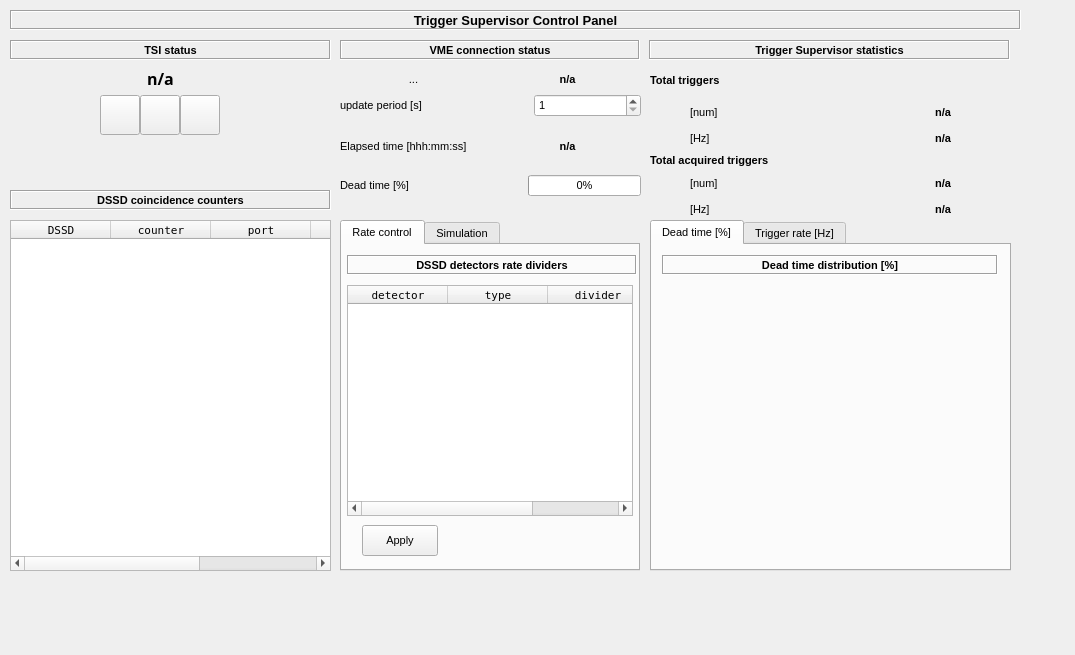
<?xml version="1.0" encoding="UTF-8"?>
<ui version="4.0">
 <class>tsicpForm</class>
 <widget class="QWidget" name="tsicpForm">
  <property name="geometry">
   <rect>
    <x>0</x>
    <y>0</y>
    <width>1075</width>
    <height>655</height>
   </rect>
  </property>
  <property name="focusPolicy">
   <enum>Qt::TabFocus</enum>
  </property>
  <property name="windowTitle">
   <string>Form</string>
  </property>
  <widget class="QLabel" name="title">
   <property name="geometry">
    <rect>
     <x>10</x>
     <y>10</y>
     <width>1011</width>
     <height>20</height>
    </rect>
   </property>
   <property name="font">
    <font>
     <pointsize>10</pointsize>
     <weight>75</weight>
     <bold>true</bold>
     <underline>false</underline>
     <strikeout>false</strikeout>
    </font>
   </property>
   <property name="frameShape">
    <enum>QFrame::Box</enum>
   </property>
   <property name="frameShadow">
    <enum>QFrame::Sunken</enum>
   </property>
   <property name="text">
    <string>Trigger Supervisor Control Panel</string>
   </property>
   <property name="textFormat">
    <enum>Qt::AutoText</enum>
   </property>
   <property name="scaledContents">
    <bool>false</bool>
   </property>
   <property name="alignment">
    <set>Qt::AlignCenter</set>
   </property>
   <property name="textInteractionFlags">
    <set>Qt::NoTextInteraction</set>
   </property>
  </widget>
  <widget class="QLabel" name="l1">
   <property name="geometry">
    <rect>
     <x>10</x>
     <y>40</y>
     <width>321</width>
     <height>20</height>
    </rect>
   </property>
   <property name="font">
    <font>
     <pointsize>8</pointsize>
     <weight>75</weight>
     <bold>true</bold>
     <underline>false</underline>
     <strikeout>false</strikeout>
    </font>
   </property>
   <property name="frameShape">
    <enum>QFrame::Box</enum>
   </property>
   <property name="frameShadow">
    <enum>QFrame::Sunken</enum>
   </property>
   <property name="text">
    <string>TSI status</string>
   </property>
   <property name="textFormat">
    <enum>Qt::AutoText</enum>
   </property>
   <property name="scaledContents">
    <bool>false</bool>
   </property>
   <property name="alignment">
    <set>Qt::AlignCenter</set>
   </property>
   <property name="textInteractionFlags">
    <set>Qt::NoTextInteraction</set>
   </property>
  </widget>
  <widget class="QToolButton" name="runButton">
   <property name="geometry">
    <rect>
     <x>140</x>
     <y>95</y>
     <width>40</width>
     <height>40</height>
    </rect>
   </property>
   <property name="focusPolicy">
    <enum>Qt::NoFocus</enum>
   </property>
   <property name="statusTip">
    <string/>
   </property>
   <property name="text">
    <string/>
   </property>
   <property name="icon">
    <iconset resource="icons.qrc">
     <normaloff>:/icon/icons/arrow-right.png</normaloff>:/icon/icons/arrow-right.png</iconset>
   </property>
   <property name="checkable">
    <bool>false</bool>
   </property>
  </widget>
  <widget class="QToolButton" name="stopButton">
   <property name="geometry">
    <rect>
     <x>100</x>
     <y>95</y>
     <width>40</width>
     <height>40</height>
    </rect>
   </property>
   <property name="statusTip">
    <string/>
   </property>
   <property name="text">
    <string/>
   </property>
   <property name="icon">
    <iconset resource="icons.qrc">
     <normaloff>:/icon/icons/stop.png</normaloff>:/icon/icons/stop.png</iconset>
   </property>
   <property name="checkable">
    <bool>false</bool>
   </property>
  </widget>
  <widget class="QToolButton" name="resetButton">
   <property name="geometry">
    <rect>
     <x>180</x>
     <y>95</y>
     <width>40</width>
     <height>40</height>
    </rect>
   </property>
   <property name="statusTip">
    <string/>
   </property>
   <property name="text">
    <string/>
   </property>
   <property name="icon">
    <iconset resource="icons.qrc">
     <normaloff>:/icon/icons/reset.png</normaloff>:/icon/icons/reset.png</iconset>
   </property>
   <property name="checkable">
    <bool>false</bool>
   </property>
  </widget>
  <widget class="QLabel" name="l2">
   <property name="geometry">
    <rect>
     <x>340</x>
     <y>40</y>
     <width>300</width>
     <height>20</height>
    </rect>
   </property>
   <property name="font">
    <font>
     <pointsize>8</pointsize>
     <weight>75</weight>
     <bold>true</bold>
     <underline>false</underline>
     <strikeout>false</strikeout>
    </font>
   </property>
   <property name="frameShape">
    <enum>QFrame::Box</enum>
   </property>
   <property name="frameShadow">
    <enum>QFrame::Sunken</enum>
   </property>
   <property name="text">
    <string>VME connection status</string>
   </property>
   <property name="textFormat">
    <enum>Qt::AutoText</enum>
   </property>
   <property name="scaledContents">
    <bool>false</bool>
   </property>
   <property name="alignment">
    <set>Qt::AlignCenter</set>
   </property>
   <property name="textInteractionFlags">
    <set>Qt::NoTextInteraction</set>
   </property>
  </widget>
  <widget class="QLabel" name="l4">
   <property name="geometry">
    <rect>
     <x>649</x>
     <y>40</y>
     <width>361</width>
     <height>20</height>
    </rect>
   </property>
   <property name="font">
    <font>
     <pointsize>8</pointsize>
     <weight>75</weight>
     <bold>true</bold>
     <underline>false</underline>
     <strikeout>false</strikeout>
    </font>
   </property>
   <property name="frameShape">
    <enum>QFrame::Box</enum>
   </property>
   <property name="frameShadow">
    <enum>QFrame::Sunken</enum>
   </property>
   <property name="text">
    <string>Trigger Supervisor statistics</string>
   </property>
   <property name="textFormat">
    <enum>Qt::AutoText</enum>
   </property>
   <property name="scaledContents">
    <bool>false</bool>
   </property>
   <property name="alignment">
    <set>Qt::AlignCenter</set>
   </property>
   <property name="textInteractionFlags">
    <set>Qt::NoTextInteraction</set>
   </property>
  </widget>
  <widget class="QLabel" name="tsistatusLabel">
   <property name="geometry">
    <rect>
     <x>55</x>
     <y>70</y>
     <width>211</width>
     <height>16</height>
    </rect>
   </property>
   <property name="font">
    <font>
     <family>Sans Serif</family>
     <pointsize>12</pointsize>
     <weight>75</weight>
     <bold>true</bold>
    </font>
   </property>
   <property name="text">
    <string>n/a</string>
   </property>
   <property name="alignment">
    <set>Qt::AlignCenter</set>
   </property>
  </widget>
  <widget class="QWidget" name="layoutWidget">
   <property name="geometry">
    <rect>
     <x>650</x>
     <y>65</y>
     <width>301</width>
     <height>154</height>
    </rect>
   </property>
   <layout class="QVBoxLayout" name="vl1">
    <item>
     <layout class="QVBoxLayout" name="verticalLayout_4">
      <item>
       <widget class="QLabel" name="label_5">
        <property name="font">
         <font>
          <pointsize>8</pointsize>
          <weight>75</weight>
          <bold>true</bold>
         </font>
        </property>
        <property name="text">
         <string>Total triggers</string>
        </property>
       </widget>
      </item>
      <item>
       <layout class="QVBoxLayout" name="verticalLayout_3">
        <item>
         <layout class="QHBoxLayout" name="horizontalLayout_5">
          <item>
           <spacer name="horizontalSpacer_6">
            <property name="orientation">
             <enum>Qt::Horizontal</enum>
            </property>
            <property name="sizeType">
             <enum>QSizePolicy::Minimum</enum>
            </property>
            <property name="sizeHint" stdset="0">
             <size>
              <width>40</width>
              <height>20</height>
             </size>
            </property>
           </spacer>
          </item>
          <item>
           <widget class="QLabel" name="label_3">
            <property name="font">
             <font>
              <pointsize>8</pointsize>
             </font>
            </property>
            <property name="text">
             <string>[num]</string>
            </property>
           </widget>
          </item>
          <item>
           <spacer name="hs2">
            <property name="orientation">
             <enum>Qt::Horizontal</enum>
            </property>
            <property name="sizeHint" stdset="0">
             <size>
              <width>40</width>
              <height>20</height>
             </size>
            </property>
           </spacer>
          </item>
          <item>
           <widget class="QLabel" name="trigtot">
            <property name="font">
             <font>
              <pointsize>8</pointsize>
              <weight>75</weight>
              <bold>true</bold>
             </font>
            </property>
            <property name="text">
             <string>n/a</string>
            </property>
            <property name="alignment">
             <set>Qt::AlignRight|Qt::AlignTrailing|Qt::AlignVCenter</set>
            </property>
           </widget>
          </item>
         </layout>
        </item>
        <item>
         <layout class="QHBoxLayout" name="horizontalLayout_6">
          <item>
           <spacer name="horizontalSpacer_7">
            <property name="orientation">
             <enum>Qt::Horizontal</enum>
            </property>
            <property name="sizeType">
             <enum>QSizePolicy::Minimum</enum>
            </property>
            <property name="sizeHint" stdset="0">
             <size>
              <width>40</width>
              <height>20</height>
             </size>
            </property>
           </spacer>
          </item>
          <item>
           <widget class="QLabel" name="label_4">
            <property name="font">
             <font>
              <pointsize>8</pointsize>
             </font>
            </property>
            <property name="text">
             <string>[Hz]</string>
            </property>
           </widget>
          </item>
          <item>
           <spacer name="horizontalSpacer_8">
            <property name="orientation">
             <enum>Qt::Horizontal</enum>
            </property>
            <property name="sizeHint" stdset="0">
             <size>
              <width>40</width>
              <height>20</height>
             </size>
            </property>
           </spacer>
          </item>
          <item>
           <widget class="QLabel" name="trigfreq">
            <property name="font">
             <font>
              <pointsize>8</pointsize>
              <weight>75</weight>
              <bold>true</bold>
             </font>
            </property>
            <property name="text">
             <string>n/a</string>
            </property>
            <property name="alignment">
             <set>Qt::AlignRight|Qt::AlignTrailing|Qt::AlignVCenter</set>
            </property>
           </widget>
          </item>
         </layout>
        </item>
       </layout>
      </item>
      <item>
       <layout class="QVBoxLayout" name="verticalLayout_5">
        <item>
         <widget class="QLabel" name="label_6">
          <property name="font">
           <font>
            <pointsize>8</pointsize>
            <weight>75</weight>
            <bold>true</bold>
           </font>
          </property>
          <property name="text">
           <string>Total acquired triggers</string>
          </property>
         </widget>
        </item>
        <item>
         <layout class="QVBoxLayout" name="verticalLayout_2">
          <item>
           <layout class="QHBoxLayout" name="horizontalLayout_3">
            <item>
             <spacer name="horizontalSpacer_2">
              <property name="orientation">
               <enum>Qt::Horizontal</enum>
              </property>
              <property name="sizeType">
               <enum>QSizePolicy::Minimum</enum>
              </property>
              <property name="sizeHint" stdset="0">
               <size>
                <width>40</width>
                <height>20</height>
               </size>
              </property>
             </spacer>
            </item>
            <item>
             <widget class="QLabel" name="label">
              <property name="font">
               <font>
                <pointsize>8</pointsize>
               </font>
              </property>
              <property name="text">
               <string>[num]</string>
              </property>
             </widget>
            </item>
            <item>
             <spacer name="horizontalSpacer_3">
              <property name="orientation">
               <enum>Qt::Horizontal</enum>
              </property>
              <property name="sizeHint" stdset="0">
               <size>
                <width>40</width>
                <height>20</height>
               </size>
              </property>
             </spacer>
            </item>
            <item>
             <widget class="QLabel" name="trigacqtot">
              <property name="font">
               <font>
                <pointsize>8</pointsize>
                <weight>75</weight>
                <bold>true</bold>
               </font>
              </property>
              <property name="text">
               <string>n/a</string>
              </property>
              <property name="alignment">
               <set>Qt::AlignRight|Qt::AlignTrailing|Qt::AlignVCenter</set>
              </property>
             </widget>
            </item>
           </layout>
          </item>
          <item>
           <layout class="QHBoxLayout" name="horizontalLayout_4">
            <item>
             <spacer name="horizontalSpacer_4">
              <property name="orientation">
               <enum>Qt::Horizontal</enum>
              </property>
              <property name="sizeType">
               <enum>QSizePolicy::Minimum</enum>
              </property>
              <property name="sizeHint" stdset="0">
               <size>
                <width>40</width>
                <height>20</height>
               </size>
              </property>
             </spacer>
            </item>
            <item>
             <widget class="QLabel" name="label_2">
              <property name="font">
               <font>
                <pointsize>8</pointsize>
               </font>
              </property>
              <property name="text">
               <string>[Hz]</string>
              </property>
             </widget>
            </item>
            <item>
             <spacer name="horizontalSpacer_5">
              <property name="orientation">
               <enum>Qt::Horizontal</enum>
              </property>
              <property name="sizeHint" stdset="0">
               <size>
                <width>40</width>
                <height>20</height>
               </size>
              </property>
             </spacer>
            </item>
            <item>
             <widget class="QLabel" name="trigacqfreq">
              <property name="font">
               <font>
                <pointsize>8</pointsize>
                <weight>75</weight>
                <bold>true</bold>
               </font>
              </property>
              <property name="text">
               <string>n/a</string>
              </property>
              <property name="alignment">
               <set>Qt::AlignRight|Qt::AlignTrailing|Qt::AlignVCenter</set>
              </property>
             </widget>
            </item>
           </layout>
          </item>
         </layout>
        </item>
       </layout>
      </item>
     </layout>
    </item>
   </layout>
  </widget>
  <widget class="QTableWidget" name="coincTable">
   <property name="geometry">
    <rect>
     <x>10</x>
     <y>220</y>
     <width>321</width>
     <height>351</height>
    </rect>
   </property>
   <property name="font">
    <font>
     <family>Andale Mono</family>
     <pointsize>8</pointsize>
    </font>
   </property>
   <property name="selectionMode">
    <enum>QAbstractItemView::NoSelection</enum>
   </property>
   <property name="cornerButtonEnabled">
    <bool>false</bool>
   </property>
   <attribute name="verticalHeaderVisible">
    <bool>false</bool>
   </attribute>
   <attribute name="verticalHeaderHighlightSections">
    <bool>false</bool>
   </attribute>
   <attribute name="verticalHeaderVisible">
    <bool>false</bool>
   </attribute>
   <attribute name="verticalHeaderHighlightSections">
    <bool>false</bool>
   </attribute>
   <column>
    <property name="text">
     <string>DSSD</string>
    </property>
   </column>
   <column>
    <property name="text">
     <string>counter</string>
    </property>
   </column>
   <column>
    <property name="text">
     <string>port</string>
    </property>
   </column>
   <column>
    <property name="text">
     <string>lines</string>
    </property>
   </column>
   <column>
    <property name="text">
     <string>div</string>
    </property>
   </column>
  </widget>
  <widget class="QLabel" name="l10">
   <property name="geometry">
    <rect>
     <x>10</x>
     <y>190</y>
     <width>321</width>
     <height>20</height>
    </rect>
   </property>
   <property name="font">
    <font>
     <pointsize>8</pointsize>
     <weight>75</weight>
     <bold>true</bold>
     <underline>false</underline>
     <strikeout>false</strikeout>
    </font>
   </property>
   <property name="frameShape">
    <enum>QFrame::Box</enum>
   </property>
   <property name="frameShadow">
    <enum>QFrame::Sunken</enum>
   </property>
   <property name="text">
    <string>DSSD coincidence counters</string>
   </property>
   <property name="textFormat">
    <enum>Qt::AutoText</enum>
   </property>
   <property name="scaledContents">
    <bool>false</bool>
   </property>
   <property name="alignment">
    <set>Qt::AlignCenter</set>
   </property>
   <property name="textInteractionFlags">
    <set>Qt::NoTextInteraction</set>
   </property>
  </widget>
  <widget class="QTabWidget" name="tabSet">
   <property name="geometry">
    <rect>
     <x>340</x>
     <y>220</y>
     <width>300</width>
     <height>351</height>
    </rect>
   </property>
   <property name="font">
    <font>
     <pointsize>8</pointsize>
    </font>
   </property>
   <property name="currentIndex">
    <number>0</number>
   </property>
   <widget class="QWidget" name="divTab">
    <attribute name="title">
     <string>Rate control</string>
    </attribute>
    <widget class="QLabel" name="l12">
     <property name="geometry">
      <rect>
       <x>5</x>
       <y>10</y>
       <width>290</width>
       <height>20</height>
      </rect>
     </property>
     <property name="font">
      <font>
       <pointsize>8</pointsize>
       <weight>75</weight>
       <bold>true</bold>
       <underline>false</underline>
       <strikeout>false</strikeout>
      </font>
     </property>
     <property name="frameShape">
      <enum>QFrame::Box</enum>
     </property>
     <property name="frameShadow">
      <enum>QFrame::Sunken</enum>
     </property>
     <property name="text">
      <string>DSSD detectors rate dividers</string>
     </property>
     <property name="textFormat">
      <enum>Qt::AutoText</enum>
     </property>
     <property name="scaledContents">
      <bool>false</bool>
     </property>
     <property name="alignment">
      <set>Qt::AlignCenter</set>
     </property>
     <property name="textInteractionFlags">
      <set>Qt::NoTextInteraction</set>
     </property>
    </widget>
    <widget class="QTableWidget" name="divTable">
     <property name="geometry">
      <rect>
       <x>5</x>
       <y>40</y>
       <width>286</width>
       <height>231</height>
      </rect>
     </property>
     <property name="font">
      <font>
       <family>Andale Mono</family>
       <pointsize>8</pointsize>
      </font>
     </property>
     <property name="selectionMode">
      <enum>QAbstractItemView::NoSelection</enum>
     </property>
     <property name="cornerButtonEnabled">
      <bool>false</bool>
     </property>
     <attribute name="verticalHeaderVisible">
      <bool>false</bool>
     </attribute>
     <attribute name="verticalHeaderHighlightSections">
      <bool>false</bool>
     </attribute>
     <attribute name="verticalHeaderVisible">
      <bool>false</bool>
     </attribute>
     <attribute name="verticalHeaderHighlightSections">
      <bool>false</bool>
     </attribute>
     <column>
      <property name="text">
       <string>detector</string>
      </property>
     </column>
     <column>
      <property name="text">
       <string>type</string>
      </property>
     </column>
     <column>
      <property name="text">
       <string>divider</string>
      </property>
     </column>
    </widget>
    <widget class="QToolButton" name="divButton">
     <property name="geometry">
      <rect>
       <x>20</x>
       <y>280</y>
       <width>76</width>
       <height>31</height>
      </rect>
     </property>
     <property name="font">
      <font>
       <pointsize>8</pointsize>
      </font>
     </property>
     <property name="focusPolicy">
      <enum>Qt::NoFocus</enum>
     </property>
     <property name="statusTip">
      <string/>
     </property>
     <property name="layoutDirection">
      <enum>Qt::LeftToRight</enum>
     </property>
     <property name="text">
      <string>Apply</string>
     </property>
     <property name="icon">
      <iconset resource="icons.qrc">
       <normaloff>:/icon/icons/fire.png</normaloff>:/icon/icons/fire.png</iconset>
     </property>
     <property name="checkable">
      <bool>false</bool>
     </property>
     <property name="toolButtonStyle">
      <enum>Qt::ToolButtonTextBesideIcon</enum>
     </property>
     <property name="arrowType">
      <enum>Qt::NoArrow</enum>
     </property>
    </widget>
   </widget>
   <widget class="QWidget" name="simTab">
    <attribute name="title">
     <string>Simulation</string>
    </attribute>
    <widget class="QLabel" name="l11">
     <property name="geometry">
      <rect>
       <x>5</x>
       <y>10</y>
       <width>290</width>
       <height>20</height>
      </rect>
     </property>
     <property name="font">
      <font>
       <pointsize>8</pointsize>
       <weight>75</weight>
       <bold>true</bold>
       <underline>false</underline>
       <strikeout>false</strikeout>
      </font>
     </property>
     <property name="frameShape">
      <enum>QFrame::Box</enum>
     </property>
     <property name="frameShadow">
      <enum>QFrame::Sunken</enum>
     </property>
     <property name="text">
      <string>Trigger logic simulation</string>
     </property>
     <property name="textFormat">
      <enum>Qt::AutoText</enum>
     </property>
     <property name="scaledContents">
      <bool>false</bool>
     </property>
     <property name="alignment">
      <set>Qt::AlignCenter</set>
     </property>
     <property name="textInteractionFlags">
      <set>Qt::NoTextInteraction</set>
     </property>
    </widget>
    <widget class="QTableWidget" name="simTable">
     <property name="geometry">
      <rect>
       <x>5</x>
       <y>40</y>
       <width>286</width>
       <height>231</height>
      </rect>
     </property>
     <property name="font">
      <font>
       <family>Andale Mono</family>
       <pointsize>8</pointsize>
      </font>
     </property>
     <property name="selectionMode">
      <enum>QAbstractItemView::NoSelection</enum>
     </property>
     <property name="cornerButtonEnabled">
      <bool>false</bool>
     </property>
     <attribute name="verticalHeaderVisible">
      <bool>false</bool>
     </attribute>
     <attribute name="verticalHeaderHighlightSections">
      <bool>false</bool>
     </attribute>
     <attribute name="verticalHeaderVisible">
      <bool>false</bool>
     </attribute>
     <attribute name="verticalHeaderHighlightSections">
      <bool>false</bool>
     </attribute>
     <column>
      <property name="text">
       <string>detector</string>
      </property>
     </column>
     <column>
      <property name="text">
       <string>type</string>
      </property>
     </column>
     <column>
      <property name="text">
       <string>port</string>
      </property>
     </column>
     <column>
      <property name="text">
       <string>line</string>
      </property>
     </column>
     <column>
      <property name="text">
       <string/>
      </property>
     </column>
    </widget>
    <widget class="QToolButton" name="simButton">
     <property name="geometry">
      <rect>
       <x>20</x>
       <y>280</y>
       <width>76</width>
       <height>31</height>
      </rect>
     </property>
     <property name="focusPolicy">
      <enum>Qt::NoFocus</enum>
     </property>
     <property name="statusTip">
      <string/>
     </property>
     <property name="layoutDirection">
      <enum>Qt::LeftToRight</enum>
     </property>
     <property name="text">
      <string>Apply</string>
     </property>
     <property name="icon">
      <iconset resource="icons.qrc">
       <normaloff>:/icon/icons/fire.png</normaloff>:/icon/icons/fire.png</iconset>
     </property>
     <property name="checkable">
      <bool>false</bool>
     </property>
     <property name="toolButtonStyle">
      <enum>Qt::ToolButtonTextBesideIcon</enum>
     </property>
     <property name="arrowType">
      <enum>Qt::NoArrow</enum>
     </property>
    </widget>
   </widget>
  </widget>
  <widget class="QTabWidget" name="tabPlot">
   <property name="geometry">
    <rect>
     <x>650</x>
     <y>220</y>
     <width>361</width>
     <height>351</height>
    </rect>
   </property>
   <property name="font">
    <font>
     <pointsize>8</pointsize>
    </font>
   </property>
   <property name="currentIndex">
    <number>0</number>
   </property>
   <widget class="QWidget" name="dtTab">
    <attribute name="title">
     <string>Dead time [%]</string>
    </attribute>
    <widget class="QLabel" name="l13">
     <property name="geometry">
      <rect>
       <x>10</x>
       <y>10</y>
       <width>336</width>
       <height>20</height>
      </rect>
     </property>
     <property name="font">
      <font>
       <pointsize>8</pointsize>
       <weight>75</weight>
       <bold>true</bold>
       <underline>false</underline>
       <strikeout>false</strikeout>
      </font>
     </property>
     <property name="frameShape">
      <enum>QFrame::Box</enum>
     </property>
     <property name="frameShadow">
      <enum>QFrame::Sunken</enum>
     </property>
     <property name="text">
      <string>Dead time distribution [%]</string>
     </property>
     <property name="textFormat">
      <enum>Qt::AutoText</enum>
     </property>
     <property name="scaledContents">
      <bool>false</bool>
     </property>
     <property name="alignment">
      <set>Qt::AlignCenter</set>
     </property>
     <property name="textInteractionFlags">
      <set>Qt::NoTextInteraction</set>
     </property>
    </widget>
    <widget class="QwtPlot" name="dtPlot">
     <property name="geometry">
      <rect>
       <x>0</x>
       <y>40</y>
       <width>346</width>
       <height>266</height>
      </rect>
     </property>
     <property name="font">
      <font>
       <pointsize>8</pointsize>
      </font>
     </property>
    </widget>
   </widget>
   <widget class="QWidget" name="trTab">
    <attribute name="title">
     <string>Trigger rate [Hz]</string>
    </attribute>
    <widget class="QLabel" name="l15">
     <property name="geometry">
      <rect>
       <x>10</x>
       <y>10</y>
       <width>336</width>
       <height>20</height>
      </rect>
     </property>
     <property name="font">
      <font>
       <pointsize>8</pointsize>
       <weight>75</weight>
       <bold>true</bold>
       <underline>false</underline>
       <strikeout>false</strikeout>
      </font>
     </property>
     <property name="frameShape">
      <enum>QFrame::Box</enum>
     </property>
     <property name="frameShadow">
      <enum>QFrame::Sunken</enum>
     </property>
     <property name="text">
      <string>Trigger rate [Hz]</string>
     </property>
     <property name="textFormat">
      <enum>Qt::AutoText</enum>
     </property>
     <property name="scaledContents">
      <bool>false</bool>
     </property>
     <property name="alignment">
      <set>Qt::AlignCenter</set>
     </property>
     <property name="textInteractionFlags">
      <set>Qt::NoTextInteraction</set>
     </property>
    </widget>
    <widget class="QwtPlot" name="trPlot">
     <property name="geometry">
      <rect>
       <x>0</x>
       <y>40</y>
       <width>346</width>
       <height>266</height>
      </rect>
     </property>
     <property name="font">
      <font>
       <pointsize>8</pointsize>
      </font>
     </property>
    </widget>
   </widget>
  </widget>
  <widget class="QWidget" name="layoutWidget">
   <property name="geometry">
    <rect>
     <x>340</x>
     <y>70</y>
     <width>301</width>
     <height>126</height>
    </rect>
   </property>
   <layout class="QVBoxLayout" name="verticalLayout_6">
    <item>
     <layout class="QVBoxLayout" name="verticalLayout">
      <item>
       <layout class="QHBoxLayout" name="hl1">
        <item>
         <widget class="QLabel" name="hostnameLabel">
          <property name="font">
           <font>
            <pointsize>8</pointsize>
            <weight>50</weight>
            <italic>true</italic>
            <bold>false</bold>
            <underline>false</underline>
            <strikeout>false</strikeout>
            <kerning>false</kerning>
           </font>
          </property>
          <property name="frameShape">
           <enum>QFrame::NoFrame</enum>
          </property>
          <property name="frameShadow">
           <enum>QFrame::Sunken</enum>
          </property>
          <property name="text">
           <string>...</string>
          </property>
          <property name="textFormat">
           <enum>Qt::AutoText</enum>
          </property>
          <property name="scaledContents">
           <bool>false</bool>
          </property>
          <property name="alignment">
           <set>Qt::AlignCenter</set>
          </property>
          <property name="textInteractionFlags">
           <set>Qt::NoTextInteraction</set>
          </property>
         </widget>
        </item>
        <item>
         <widget class="QLabel" name="vmestatusLabel">
          <property name="font">
           <font>
            <pointsize>8</pointsize>
            <weight>75</weight>
            <bold>true</bold>
            <underline>false</underline>
            <strikeout>false</strikeout>
            <kerning>false</kerning>
           </font>
          </property>
          <property name="frameShape">
           <enum>QFrame::NoFrame</enum>
          </property>
          <property name="frameShadow">
           <enum>QFrame::Sunken</enum>
          </property>
          <property name="text">
           <string>n/a</string>
          </property>
          <property name="textFormat">
           <enum>Qt::AutoText</enum>
          </property>
          <property name="scaledContents">
           <bool>false</bool>
          </property>
          <property name="alignment">
           <set>Qt::AlignCenter</set>
          </property>
          <property name="textInteractionFlags">
           <set>Qt::NoTextInteraction</set>
          </property>
         </widget>
        </item>
       </layout>
      </item>
      <item>
       <layout class="QHBoxLayout" name="horizontalLayout">
        <item>
         <widget class="QLabel" name="l3">
          <property name="font">
           <font>
            <pointsize>8</pointsize>
           </font>
          </property>
          <property name="text">
           <string>update period [s]</string>
          </property>
         </widget>
        </item>
        <item>
         <spacer name="horizontalSpacer">
          <property name="orientation">
           <enum>Qt::Horizontal</enum>
          </property>
          <property name="sizeType">
           <enum>QSizePolicy::Maximum</enum>
          </property>
          <property name="sizeHint" stdset="0">
           <size>
            <width>80</width>
            <height>20</height>
           </size>
          </property>
         </spacer>
        </item>
        <item>
         <widget class="QSpinBox" name="refreshBox">
          <property name="font">
           <font>
            <pointsize>8</pointsize>
           </font>
          </property>
          <property name="minimum">
           <number>1</number>
          </property>
          <property name="maximum">
           <number>15</number>
          </property>
         </widget>
        </item>
       </layout>
      </item>
     </layout>
    </item>
    <item>
     <layout class="QHBoxLayout" name="hl9">
      <item>
       <widget class="QLabel" name="l9">
        <property name="font">
         <font>
          <pointsize>8</pointsize>
         </font>
        </property>
        <property name="text">
         <string>Elapsed time [hhh:mm:ss]</string>
        </property>
       </widget>
      </item>
      <item>
       <widget class="QLabel" name="tsiuptime">
        <property name="font">
         <font>
          <pointsize>8</pointsize>
          <weight>75</weight>
          <bold>true</bold>
         </font>
        </property>
        <property name="text">
         <string>n/a</string>
        </property>
        <property name="alignment">
         <set>Qt::AlignCenter</set>
        </property>
       </widget>
      </item>
     </layout>
    </item>
    <item>
     <layout class="QHBoxLayout" name="horizontalLayout_2">
      <item>
       <widget class="QLabel" name="l14">
        <property name="font">
         <font>
          <pointsize>8</pointsize>
         </font>
        </property>
        <property name="text">
         <string>Dead time [%]</string>
        </property>
       </widget>
      </item>
      <item>
       <spacer name="hs14">
        <property name="orientation">
         <enum>Qt::Horizontal</enum>
        </property>
        <property name="sizeHint" stdset="0">
         <size>
          <width>40</width>
          <height>20</height>
         </size>
        </property>
       </spacer>
      </item>
      <item>
       <widget class="QProgressBar" name="dtimeBar">
        <property name="font">
         <font>
          <pointsize>8</pointsize>
         </font>
        </property>
        <property name="value">
         <number>0</number>
        </property>
       </widget>
      </item>
     </layout>
    </item>
   </layout>
  </widget>
 </widget>
 <customwidgets>
  <customwidget>
   <class>QwtPlot</class>
   <extends>QFrame</extends>
   <header>qwt_plot.h</header>
  </customwidget>
 </customwidgets>
 <resources>
  <include location="icons.qrc"/>
 </resources>
 <connections/>
</ui>
